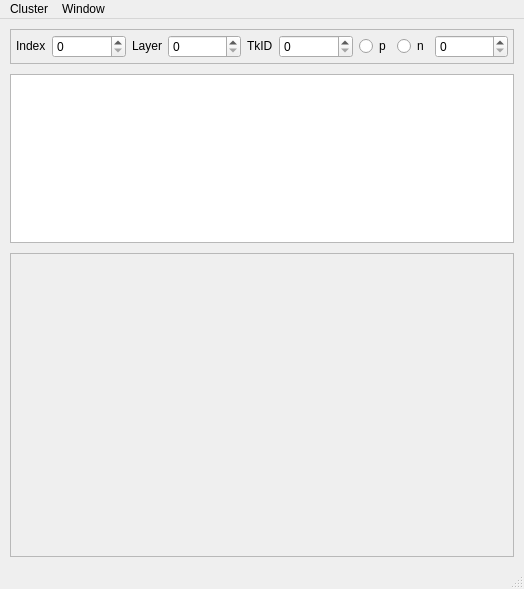
<?xml version="1.0" encoding="UTF-8"?>
<ui version="4.0">
 <class>ClWidget</class>
 <widget class="QMainWindow" name="ClWidget">
  <property name="geometry">
   <rect>
    <x>0</x>
    <y>0</y>
    <width>524</width>
    <height>589</height>
   </rect>
  </property>
  <property name="windowTitle">
   <string>Cluster Display</string>
  </property>
  <widget class="QWidget" name="centralwidget">
   <layout class="QVBoxLayout" name="vL1">
    <property name="spacing">
     <number>10</number>
    </property>
    <property name="margin">
     <number>10</number>
    </property>
    <item>
     <widget class="QFrame" name="hframe">
      <property name="sizePolicy">
       <sizepolicy hsizetype="Preferred" vsizetype="Minimum">
        <horstretch>0</horstretch>
        <verstretch>0</verstretch>
       </sizepolicy>
      </property>
      <property name="frameShape">
       <enum>QFrame::StyledPanel</enum>
      </property>
      <property name="frameShadow">
       <enum>QFrame::Raised</enum>
      </property>
      <layout class="QHBoxLayout" name="hL">
       <property name="spacing">
        <number>-1</number>
       </property>
       <property name="margin">
        <number>5</number>
       </property>
       <item>
        <widget class="QLabel" name="lb2">
         <property name="sizePolicy">
          <sizepolicy hsizetype="Minimum" vsizetype="Fixed">
           <horstretch>0</horstretch>
           <verstretch>0</verstretch>
          </sizepolicy>
         </property>
         <property name="text">
          <string>Index</string>
         </property>
        </widget>
       </item>
       <item>
        <widget class="QSpinBox" name="sbIndx">
         <property name="sizePolicy">
          <sizepolicy hsizetype="Expanding" vsizetype="Fixed">
           <horstretch>0</horstretch>
           <verstretch>0</verstretch>
          </sizepolicy>
         </property>
         <property name="minimumSize">
          <size>
           <width>60</width>
           <height>0</height>
          </size>
         </property>
        </widget>
       </item>
       <item>
        <widget class="QLabel" name="lb3">
         <property name="sizePolicy">
          <sizepolicy hsizetype="Minimum" vsizetype="Fixed">
           <horstretch>0</horstretch>
           <verstretch>0</verstretch>
          </sizepolicy>
         </property>
         <property name="text">
          <string>Layer</string>
         </property>
        </widget>
       </item>
       <item>
        <widget class="QSpinBox" name="sbLayr">
         <property name="sizePolicy">
          <sizepolicy hsizetype="Expanding" vsizetype="Fixed">
           <horstretch>0</horstretch>
           <verstretch>0</verstretch>
          </sizepolicy>
         </property>
         <property name="minimumSize">
          <size>
           <width>40</width>
           <height>0</height>
          </size>
         </property>
        </widget>
       </item>
       <item>
        <widget class="QLabel" name="lb1">
         <property name="sizePolicy">
          <sizepolicy hsizetype="Minimum" vsizetype="Fixed">
           <horstretch>0</horstretch>
           <verstretch>0</verstretch>
          </sizepolicy>
         </property>
         <property name="text">
          <string>TkID</string>
         </property>
        </widget>
       </item>
       <item>
        <widget class="QSpinBox" name="sbTkid">
         <property name="sizePolicy">
          <sizepolicy hsizetype="Expanding" vsizetype="Fixed">
           <horstretch>0</horstretch>
           <verstretch>0</verstretch>
          </sizepolicy>
         </property>
         <property name="minimumSize">
          <size>
           <width>70</width>
           <height>0</height>
          </size>
         </property>
        </widget>
       </item>
       <item>
        <widget class="QRadioButton" name="rbP">
         <property name="text">
          <string>p</string>
         </property>
        </widget>
       </item>
       <item>
        <widget class="QRadioButton" name="rbN">
         <property name="text">
          <string>n</string>
         </property>
        </widget>
       </item>
       <item>
        <widget class="QSpinBox" name="sbIcls">
         <property name="sizePolicy">
          <sizepolicy hsizetype="Expanding" vsizetype="Fixed">
           <horstretch>0</horstretch>
           <verstretch>0</verstretch>
          </sizepolicy>
         </property>
         <property name="minimumSize">
          <size>
           <width>40</width>
           <height>0</height>
          </size>
         </property>
        </widget>
       </item>
      </layout>
     </widget>
    </item>
    <item>
     <widget class="QTextEdit" name="tEdit">
      <property name="sizePolicy">
       <sizepolicy hsizetype="Expanding" vsizetype="Fixed">
        <horstretch>0</horstretch>
        <verstretch>150</verstretch>
       </sizepolicy>
      </property>
      <property name="minimumSize">
       <size>
        <width>500</width>
        <height>150</height>
       </size>
      </property>
     </widget>
    </item>
    <item>
     <widget class="QFrame" name="frChist">
      <property name="frameShape">
       <enum>QFrame::StyledPanel</enum>
      </property>
      <property name="frameShadow">
       <enum>QFrame::Raised</enum>
      </property>
      <layout class="QVBoxLayout" name="vL2">
       <property name="margin">
        <number>1</number>
       </property>
       <item>
        <widget class="QWCHist" name="qwChist" native="true">
         <property name="sizePolicy">
          <sizepolicy hsizetype="Expanding" vsizetype="Expanding">
           <horstretch>0</horstretch>
           <verstretch>0</verstretch>
          </sizepolicy>
         </property>
         <property name="minimumSize">
          <size>
           <width>480</width>
           <height>300</height>
          </size>
         </property>
        </widget>
       </item>
      </layout>
     </widget>
    </item>
   </layout>
  </widget>
  <widget class="QMenuBar" name="menubar">
   <property name="geometry">
    <rect>
     <x>0</x>
     <y>0</y>
     <width>524</width>
     <height>22</height>
    </rect>
   </property>
   <widget class="QMenu" name="menuWindow">
    <property name="title">
     <string>Window</string>
    </property>
    <addaction name="acClose"/>
    <addaction name="separator"/>
    <addaction name="acDisp"/>
   </widget>
   <widget class="QMenu" name="menuCluster">
    <property name="title">
     <string>Cluster</string>
    </property>
    <addaction name="acPrev"/>
    <addaction name="acNext"/>
    <addaction name="separator"/>
    <addaction name="acFirst"/>
    <addaction name="acLast"/>
   </widget>
   <addaction name="menuCluster"/>
   <addaction name="menuWindow"/>
  </widget>
  <widget class="QStatusBar" name="statusbar"/>
  <action name="acClose">
   <property name="text">
    <string>&amp;Close</string>
   </property>
   <property name="shortcut">
    <string>Ctrl+W</string>
   </property>
  </action>
  <action name="acPrev">
   <property name="text">
    <string>&amp;Previous</string>
   </property>
   <property name="shortcut">
    <string>Ctrl+P</string>
   </property>
  </action>
  <action name="acNext">
   <property name="text">
    <string>&amp;Next</string>
   </property>
   <property name="shortcut">
    <string>Ctrl+N</string>
   </property>
  </action>
  <action name="acFirst">
   <property name="text">
    <string>&amp;First</string>
   </property>
   <property name="shortcut">
    <string>Ctrl+0</string>
   </property>
  </action>
  <action name="acLast">
   <property name="text">
    <string>&amp;Last</string>
   </property>
   <property name="shortcut">
    <string>Ctrl+E</string>
   </property>
  </action>
  <action name="acDisp">
   <property name="text">
    <string>Tracker Display</string>
   </property>
   <property name="shortcut">
    <string>Ctrl+T</string>
   </property>
  </action>
 </widget>
 <customwidgets>
  <customwidget>
   <class>QWCHist</class>
   <extends>QWidget</extends>
   <header>qwchist.h</header>
   <container>1</container>
  </customwidget>
 </customwidgets>
 <resources/>
 <connections/>
</ui>
